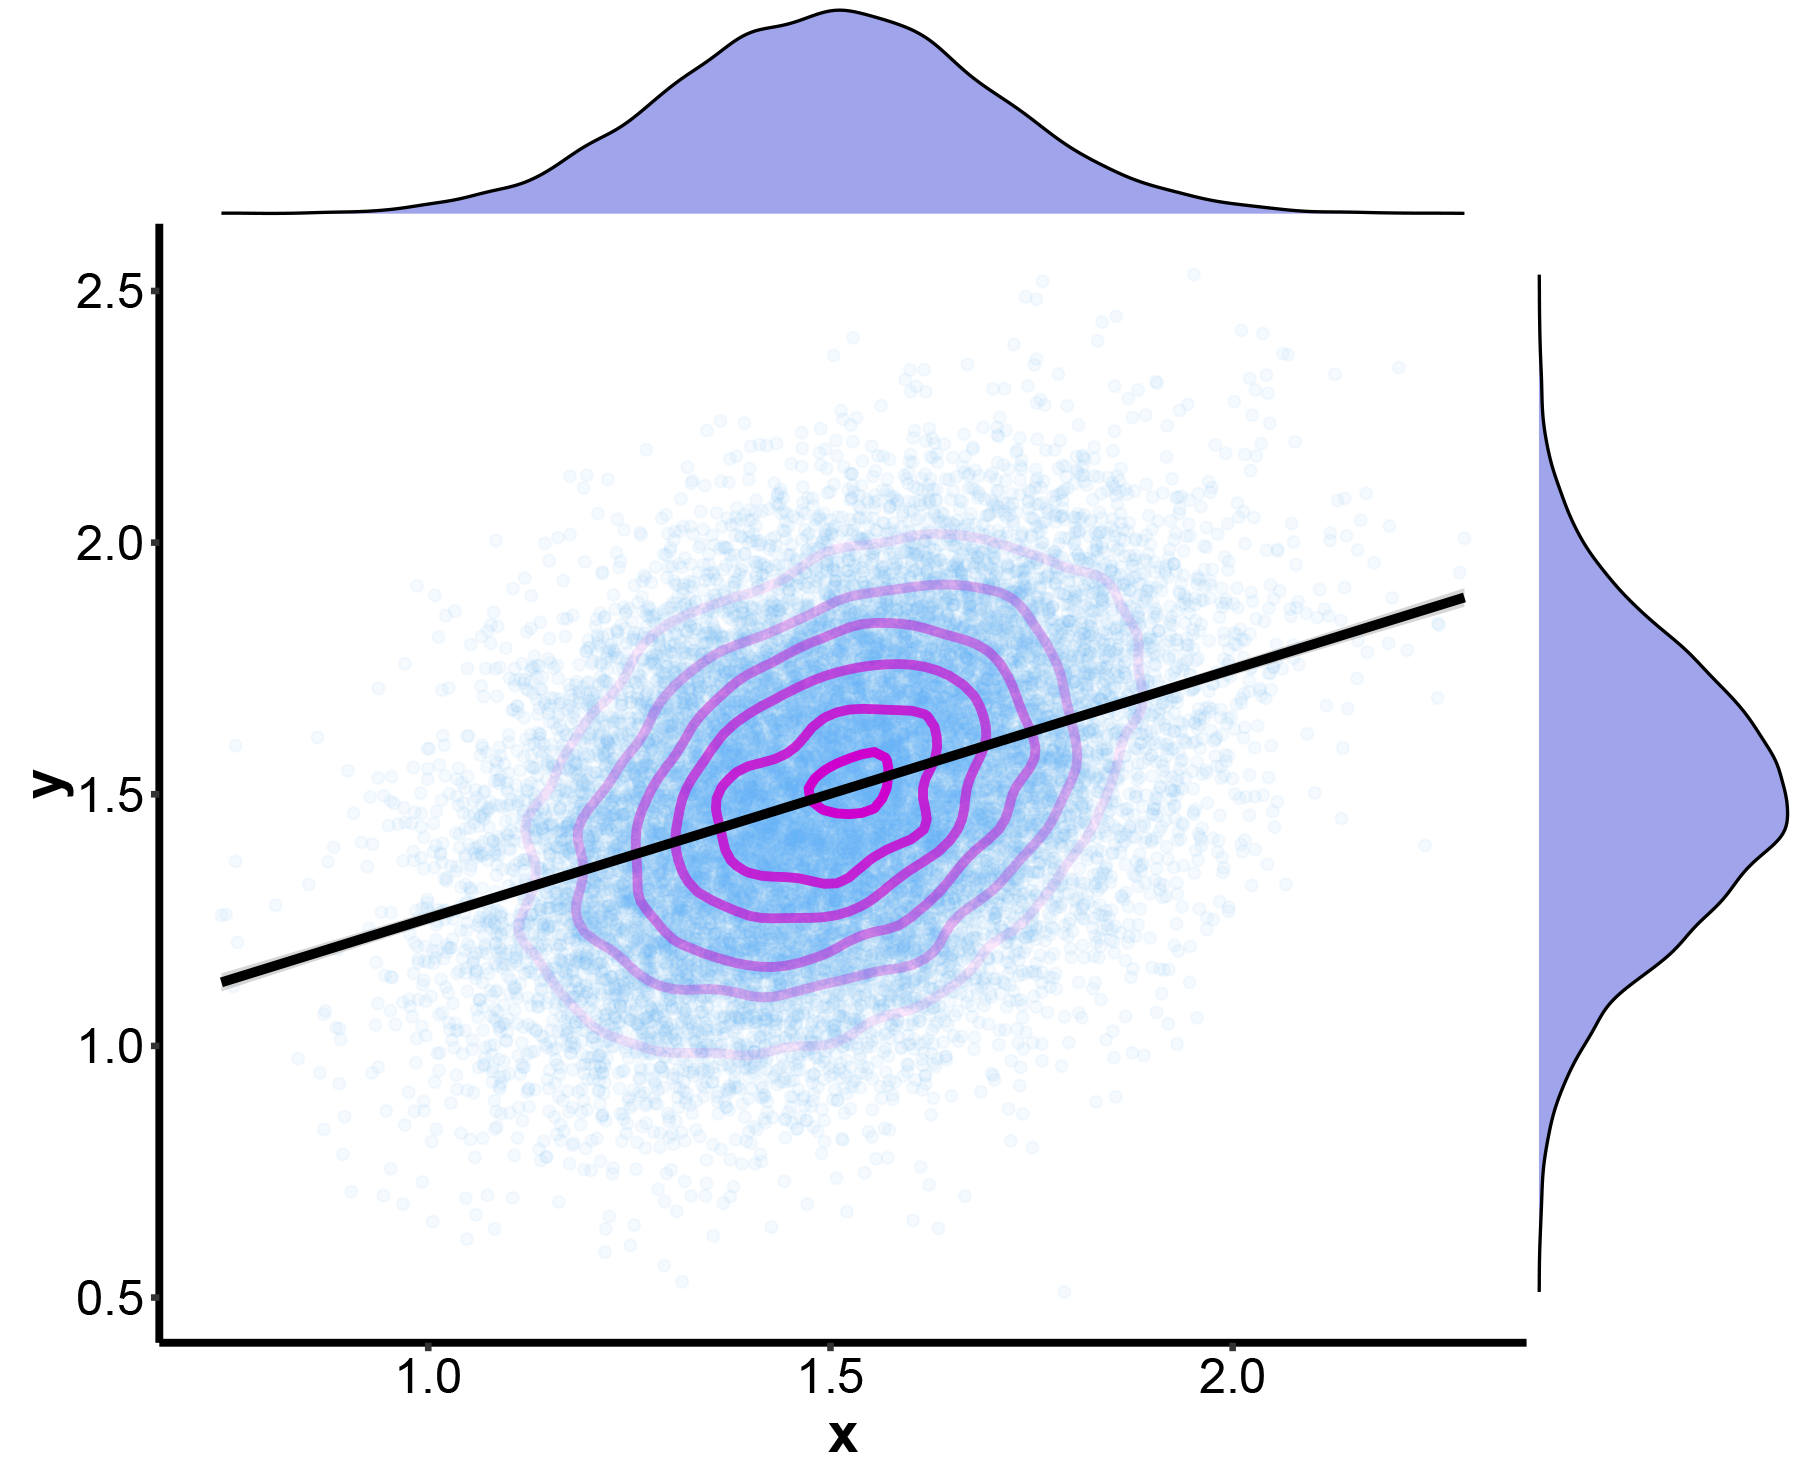

Recreate this plot in R.
install.packages("ggplot2")
install.packages("ggExtra")
library(ggplot2)
library(ggExtra)

#Create a nice minimalist theme

theme_update(
  
  panel.border = element_blank(),
  axis.line.y = element_line(colour="black"),
  axis.text = element_text(colour="black"),
  panel.grid.major = element_blank(),
  panel.grid.minor = element_blank(), 
  panel.background = element_blank(),
  axis.text.x  = element_text(size=16),
  axis.text.y  = element_text(size=16),
  axis.title.x  = element_text(size=18, vjust=0.3, face="bold"),
  axis.title.y  = element_text(size=18, face = "bold", vjust=0.9, angle = 90),
  axis.line = element_line(size = 1.2, linetype = "solid"),
  axis.ticks = element_line(size = 1), legend.position="none"
  
) 

#Create some moderately correlated data

testdata = data.frame(x=rnorm(20000, mean = 1.5, sd = 0.2), z=rnorm(20000, mean = 1.5, sd = 0.5))
testdata$y = (testdata$x+testdata$z)/2

# Scatterplot with density contours and marginal density plots
  
p1 <- ggplot(testdata, aes(x=x, y=y)) +
  geom_point(alpha=0.06, colour="steelblue2", pch=19) +
  stat_density2d(geom="density2d", aes(alpha=..level..), colour="magenta3", size=1.5, contour=TRUE) +
  geom_smooth(method="lm", colour="black", se=TRUE, size=1.5, level=0.99)

ggExtra::ggMarginal(
  p = p1,
  type = 'density',
  margins = 'both',
  size = 5,
  colour = 'black',
  fill = '#9FA4EB'
)
